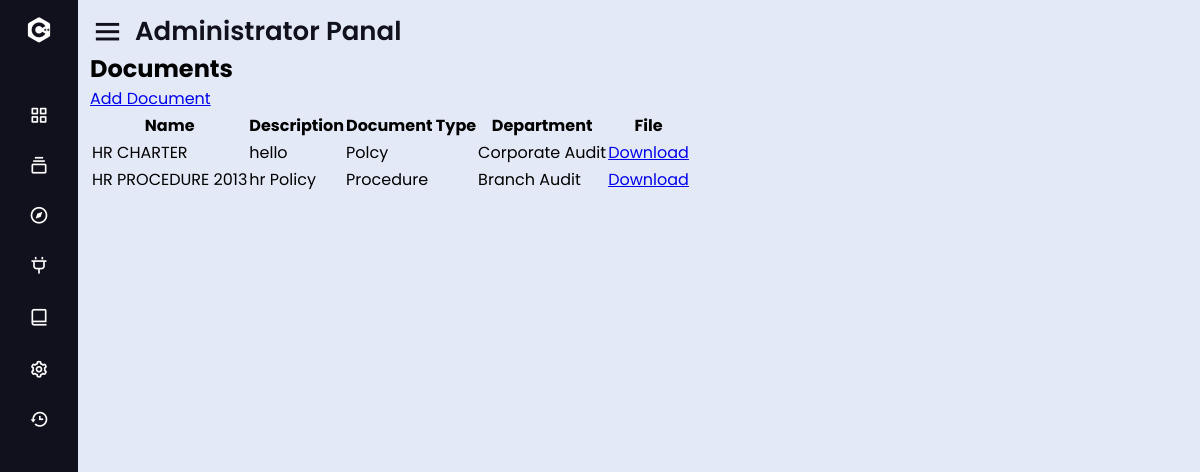
The page /view_dep_doc on the database its author committed.
### tables this page shows
CREATE TABLE document (
    id INTEGER PRIMARY KEY AUTOINCREMENT,
    name TEXT NOT NULL,
    file_path TEXT  NOT NULL,
    description TEXT NOT NULL,
    docType_id INTEGER NOT NULL,
    FOREIGN KEY (docType_id) REFERENCES docType (id)

);

CREATE TABLE docType(
    id INTEGER PRIMARY KEY AUTOINCREMENT,
    name TEXT NOT NULL UNIQUE,
    description TEXT NOT NULL
);

CREATE TABLE department (
    id INTEGER PRIMARY KEY AUTOINCREMENT,
    name TEXT NOT NULL UNIQUE,
    description TEXT NOT NULL,
    division_id INTEGER NOT NULL,
    FOREIGN KEY (division_id) REFERENCES division (id)
);

### lib/post.py (the view)
@bp.route('/view_dep_doc')
def view_dep_doc():
    db = get_db()
    documents = db.execute(
        'SELECT d.id, d.name, d.file_path, d.description, dt.name AS docType_name, de.name AS department_name'
        ' FROM document d'
        ' JOIN docType dt ON d.docType_id = dt.id'
        ' JOIN department_document dd ON d.id = dd.document_id'
        ' JOIN department de ON dd.department_id = de.id'
        ' ORDER BY d.name'
    ).fetchall()
    return render_template('admin/view_dep_doc.html', documents=documents)

### lib/auth.py (called while the page is built)
@bp.before_app_request
def load_logged_in_user():
    user_id = session.get('user_id')
    if user_id is None:
        g.user = None
    else:
        g.user = get_db().execute(
            'SELECT * FROM user WHERE id = ?', (user_id,)
        ).fetchone()

### lib/db.py (called while the page is built)
def get_db():
    if 'db' not in g:
        g.db = sqlite3.connect(
            current_app.config['DATABASE'],
            detect_types=sqlite3.PARSE_DECLTYPES
        )
        g.db.row_factory = sqlite3.Row
    return g.db

### lib/templates/admin/view_dep_doc.html
{% extends 'admin/layout.html' %}
{% block content %}
  <h1>Documents</h1>
  <a href="{{ url_for('post.add_dep_file') }}">Add Document</a>
  <table>
    <thead>
      <tr>
        <th>Name</th>
        <th>Description</th>
        <th>Document Type</th>
        <th>Department</th>
        <th>File</th>
      </tr>
    </thead>
    <tbody>
      {% for document in documents %}
        <tr>
          <td>{{ document.name }}</td>
          <td>{{ document.description }}</td>
          <td>{{ document.docType_name }}</td>
          <td>{{ document.department_name }}</td>
          <td><a href="{{ url_for('post.download_file', filename=document.file_path) }}" target="_blank">Download</a></td>
        </tr>
      {% endfor %}
    </tbody>
  </table>
{% endblock %}

### rows shown on the page
document: name "HR CHARTER", description "hello", docType_name "Polcy", department_name "Corporate Audit"
document: name "HR PROCEDURE 2013", description "hr Policy", docType_name "Procedure", department_name "Branch Audit"
